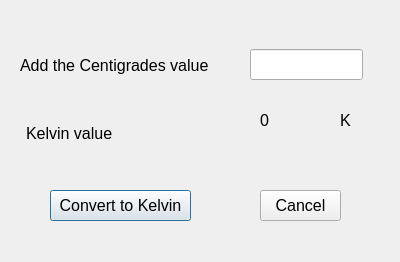
<?xml version="1.0" encoding="UTF-8"?>
<ui version="4.0">
 <class>celtokel</class>
 <widget class="QDialog" name="celtokel">
  <property name="geometry">
   <rect>
    <x>0</x>
    <y>0</y>
    <width>400</width>
    <height>262</height>
   </rect>
  </property>
  <property name="windowTitle">
   <string>Dialog</string>
  </property>
  <widget class="QPushButton" name="pushButton">
   <property name="geometry">
    <rect>
     <x>50</x>
     <y>190</y>
     <width>141</width>
     <height>31</height>
    </rect>
   </property>
   <property name="font">
    <font>
     <pointsize>12</pointsize>
    </font>
   </property>
   <property name="text">
    <string>Convert to Kelvin</string>
   </property>
  </widget>
  <widget class="QPushButton" name="pushButton_2">
   <property name="geometry">
    <rect>
     <x>260</x>
     <y>190</y>
     <width>81</width>
     <height>31</height>
    </rect>
   </property>
   <property name="font">
    <font>
     <pointsize>12</pointsize>
    </font>
   </property>
   <property name="text">
    <string>Cancel</string>
   </property>
  </widget>
  <widget class="QLineEdit" name="lineEdit">
   <property name="geometry">
    <rect>
     <x>250</x>
     <y>49</y>
     <width>113</width>
     <height>31</height>
    </rect>
   </property>
   <property name="font">
    <font>
     <pointsize>12</pointsize>
    </font>
   </property>
  </widget>
  <widget class="QLabel" name="label">
   <property name="geometry">
    <rect>
     <x>20</x>
     <y>50</y>
     <width>201</width>
     <height>31</height>
    </rect>
   </property>
   <property name="font">
    <font>
     <pointsize>12</pointsize>
    </font>
   </property>
   <property name="text">
    <string>Add the Centigrades value</string>
   </property>
  </widget>
  <widget class="QLabel" name="label_2">
   <property name="geometry">
    <rect>
     <x>26</x>
     <y>123</y>
     <width>91</width>
     <height>20</height>
    </rect>
   </property>
   <property name="font">
    <font>
     <pointsize>12</pointsize>
    </font>
   </property>
   <property name="text">
    <string>Kelvin value</string>
   </property>
  </widget>
  <widget class="QLabel" name="label_3">
   <property name="geometry">
    <rect>
     <x>260</x>
     <y>110</y>
     <width>61</width>
     <height>20</height>
    </rect>
   </property>
   <property name="font">
    <font>
     <pointsize>12</pointsize>
    </font>
   </property>
   <property name="text">
    <string>0</string>
   </property>
  </widget>
  <widget class="QLabel" name="label_4">
   <property name="geometry">
    <rect>
     <x>340</x>
     <y>110</y>
     <width>61</width>
     <height>20</height>
    </rect>
   </property>
   <property name="font">
    <font>
     <pointsize>12</pointsize>
    </font>
   </property>
   <property name="text">
    <string>K</string>
   </property>
  </widget>
 </widget>
 <resources/>
 <connections/>
</ui>
